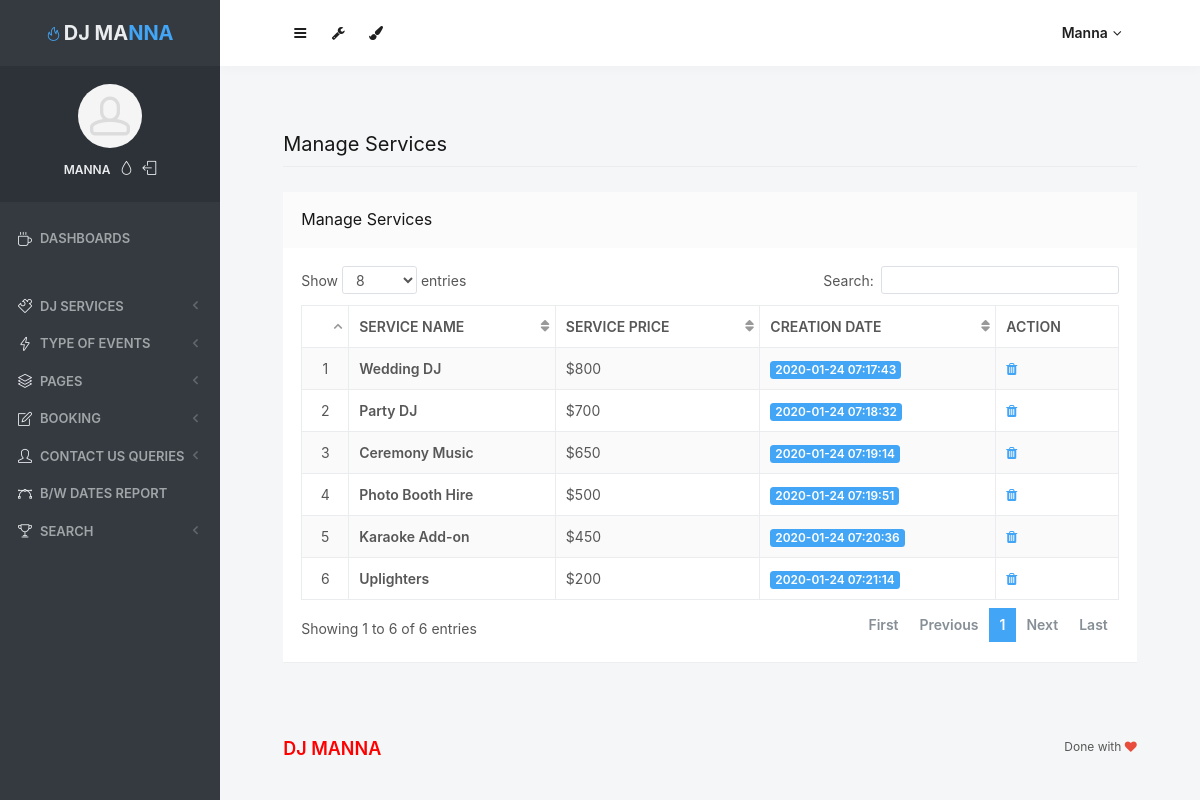
Screenshot of /admin/manage-services.php (signed in) with the database file from the repository.
### tables this page shows
CREATE TABLE `tblservice` (
  `ID` int(10) NOT NULL,
  `ServiceName` varchar(200) DEFAULT NULL,
  `SerDes` varchar(250) NOT NULL,
  `ServicePrice` varchar(200) DEFAULT NULL,
  `CreationDate` timestamp NULL DEFAULT current_timestamp()
);

### admin/manage-services.php (the view, shortened to what this page needs)
<?php
include('includes/dbconnection.php');
if (strlen($_SESSION['odmsaid']==0)) {
  header('location:logout.php');
  } else{
  ?>
<!doctype html>
<html lang="en" class="no-focus">
    <head>
        <link rel="stylesheet" href="assets/js/plugins/datatables/dataTables.bootstrap4.min.css">
        <link rel="stylesheet" id="css-main" href="assets/css/codebase.min.css">
    </head>
    <body>
        <div id="page-container" class="sidebar-o sidebar-inverse side-scroll page-header-fixed main-content-narrow">
           <?php include_once('includes/sidebar.php');?>
          <?php include_once('includes/header.php');?>
            <main id="main-container">
                <div class="content">
                    <h2 class="content-heading">Manage Services</h2>
                    <div class="block">
                        <div class="block-header block-header-default">
                            <h3 class="block-title">Manage Services</h3>
                        </div>
                        <div class="block-content block-content-full">
                            <table class="table table-bordered table-striped table-vcenter js-dataTable-full-pagination">
                                <thead>
                                    <tr>
                                        <th class="text-center"></th>
                                        <th>Service Name</th>
                                        <th class="d-none d-sm-table-cell">Service Price</th>
                                        <th class="d-none d-sm-table-cell">Creation Date</th>
                                        <th class="d-none d-sm-table-cell" style="width: 15%;">Action</th>
                                       </tr>
                                </thead>
                                <tbody>
                                    <?php
$sql="SELECT * from tblservice";
$query = $dbh -> prepare($sql);
$query->execute();
$results=$query->fetchAll(PDO::FETCH_OBJ);
$cnt=1;
if($query->rowCount() > 0)
{
foreach($results as $row)
{               ?>
                                    <tr>
                                        <td class="text-center"><?php echo htmlentities($cnt);?></td>
                                        <td class="font-w600"><?php  echo htmlentities($row->ServiceName);?></td>
                                        <td class="d-none d-sm-table-cell">$<?php  echo htmlentities($row->ServicePrice);?></td>
                                        <td class="d-none d-sm-table-cell">
                                            <span class="badge badge-primary"><?php  echo htmlentities($row->CreationDate);?></span>
                                        </td>
                                         <td class="d-none d-sm-table-cell"><a href="manage-services.php?delid=<?php echo ($row->ID);?>" onclick="return confirm('Do you really want to Delete ?');"><i class="fa fa-trash fa-delete" aria-hidden="true"></i></a></td>
                                    </tr>
                                    <?php $cnt=$cnt+1;}} ?>
                                </tbody>
                            </table>
                        </div>
                    </div>
                </div>
            </main>
           <?php include_once('includes/footer.php');?>
        </div>
    </body>
</html>
<?php }  ?>

### admin/includes/sidebar.php (shortened to what this page needs)
     <?php
include('includes/dbconnection.php');
if (strlen($_SESSION['odmsaid']==0)) {
  header('location:logout.php');
  } else{
  ?>
   <nav id="sidebar">
                <div id="sidebar-scroll">
                    <div class="sidebar-content">
                        <div class="content-header content-header-fullrow px-15">
                            <div class="content-header-section text-center align-parent sidebar-mini-hidden">
                                <div class="content-header-item">
                                    <a class="link-effect font-w700" href="dashboard.php">
                                        <i class="si si-fire text-primary"></i>
                                        <span class="font-size-xl text-dual-primary-dark">DJ MA</span><span class="font-size-xl text-primary">NNA</span>
                                    </a>
                                </div>
                            </div>
                        </div>
                        <div class="content-side content-side-full content-side-user px-10 align-parent">
                            <div class="sidebar-mini-hidden-b text-center">
                                <a class="img-link" href="be_pages_generic_profile.html">
                                    <img class="img-avatar" src="assets/img/avatars/avatar15.jpg" alt="">
                                </a>
                                <ul class="list-inline mt-10">
                                    <?php
$aid=$_SESSION['odmsaid'];
$sql="SELECT AdminName from  tbladmin where ID=:aid";
$query = $dbh -> prepare($sql);
$query->bindParam(':aid',$aid,PDO::PARAM_STR);
$query->execute();
$results=$query->fetchAll(PDO::FETCH_OBJ);
$cnt=1;
if($query->rowCount() > 0)
{
foreach($results as $row)
{               ?>
                                    <li class="list-inline-item">
                                        <a class="link-effect text-dual-primary-dark font-size-xs font-w600 text-uppercase" href="admin-profile.php"><?php  echo $row->AdminName;?></a>
                                    </li><?php $cnt=$cnt+1;}} ?>
                                    <li class="list-inline-item">
                                        <a class="link-effect text-dual-primary-dark" data-toggle="layout" data-action="sidebar_style_inverse_toggle" href="admin-profile.php">
                                            <i class="si si-drop"></i>
                                        </a>
                                    </li>
                                    <li class="list-inline-item">
                                        <a class="link-effect text-dual-primary-dark" href="logout.php">
                                            <i class="si si-logout"></i>
                                        </a>
                                    </li>
                                </ul>
                            </div>
                        </div>
                        <div class="content-side content-side-full">
                            <ul class="nav-main">
                                <li class="open">
                                    <a href="dashboard.php"><i class="si si-cup"></i><span class="sidebar-mini-hide">Dashboards</span></a>
                                </li>
                                <li class="nav-main-heading"><span class="sidebar-mini-visible">UI</span><span class="sidebar-mini-hidden"></span></li>
                                <li>
                                    <a class="nav-submenu" data-toggle="nav-submenu"><i class="si si-puzzle"></i><span class="sidebar-mini-hide"></span>DJ Services</a>
                                </li>
                                <li>
                                    <a class="nav-submenu" data-toggle="nav-submenu" href="#"><i class="si si-energy"></i><span class="sidebar-mini-hide">Type of Events</span></a>
                                </li>
                                <li>
                                    <a class="nav-submenu" data-toggle="nav-submenu" href="#"><i class="si si-layers"></i><span class="sidebar-mini-hide">Pages</span></a>
                                </li>
                                <li>
                                    <a class="nav-submenu" data-toggle="nav-submenu" href="#"><i class="si si-note"></i><span class="sidebar-mini-hide">Booking</span></a>
                                </li>
                                <li>
                                    <a class="nav-submenu" data-toggle="nav-submenu" href="#"><i class="si si-user"></i><span class="sidebar-mini-hide">Contact Us Queries</span></a>
                                </li>
                                <li>
                                    <a  href="between-dates-report.php"><i class="si si-vector"></i><span class="sidebar-mini-hide">B/w Dates Report</span></a>
                                </li>
                                <li>
                                    <a class="nav-submenu" data-toggle="nav-submenu" href="#"><i class="si si-trophy"></i><span class="sidebar-mini-hide">Search</span></a>
                                </li>
                            </ul>
                        </div>
                    </div>
                </div>
            </nav>
           <?php }  ?>

### admin/includes/header.php (shortened to what this page needs)
   <?php
include('includes/dbconnection.php');
if (strlen($_SESSION['odmsaid']==0)) {
  header('location:logout.php');
  } else{
  ?>
            <header id="page-header">
                <div class="content-header">
                    <div class="content-header-section">
                        <button type="button" class="btn btn-circle btn-dual-secondary" data-toggle="layout" data-action="sidebar_toggle">
                            <i class="fa fa-navicon"></i>
                        </button>
                        <div class="btn-group" role="group">
                            <button type="button" class="btn btn-circle btn-dual-secondary" id="page-header-options-dropdown" data-toggle="dropdown" aria-haspopup="true" aria-expanded="false">
                                <i class="fa fa-wrench"></i>
                            </button>
                        </div>
                        <div class="btn-group" role="group">
                            <button type="button" class="btn btn-circle btn-dual-secondary" id="page-header-themes-dropdown" data-toggle="dropdown" aria-haspopup="true" aria-expanded="false">
                                <i class="fa fa-paint-brush"></i>
                            </button>
                        </div>
                    </div>
                    <div class="content-header-section">
                        <div class="btn-group" role="group">
                            <?php
$aid=$_SESSION['odmsaid'];
$sql="SELECT AdminName from  tbladmin where ID=:aid";
$query = $dbh -> prepare($sql);
$query->bindParam(':aid',$aid,PDO::PARAM_STR);
$query->execute();
$results=$query->fetchAll(PDO::FETCH_OBJ);
$cnt=1;
if($query->rowCount() > 0)
{
foreach($results as $row)
{               ?>
                            <button type="button" class="btn btn-rounded btn-dual-secondary" id="page-header-user-dropdown" data-toggle="dropdown" aria-haspopup="true" aria-expanded="false">
                                <?php  echo $row->AdminName;?><i class="fa fa-angle-down ml-5"></i>
                            </button>
                            <?php $cnt=$cnt+1;}} ?>
                        </div>
                    </div>
                </div>
            </header>
            <?php }  ?>

### rows the page displays
tblservice: ServiceName "Wedding DJ", ServicePrice "800", CreationDate "2020-01-24 07:17:43"
tblservice: ServiceName "Party DJ", ServicePrice "700", CreationDate "2020-01-24 07:18:32"
tblservice: ServiceName "Ceremony Music", ServicePrice "650", CreationDate "2020-01-24 07:19:14"
tblservice: ServiceName "Photo Booth Hire", ServicePrice "500", CreationDate "2020-01-24 07:19:51"
tblservice: ServiceName "Karaoke Add-on", ServicePrice "450", CreationDate "2020-01-24 07:20:36"
tblservice: ServiceName "Uplighters", ServicePrice "200", CreationDate "2020-01-24 07:21:14"

### other values shown
$row->AdminName "MANNA"
$row->AdminName "Manna"
